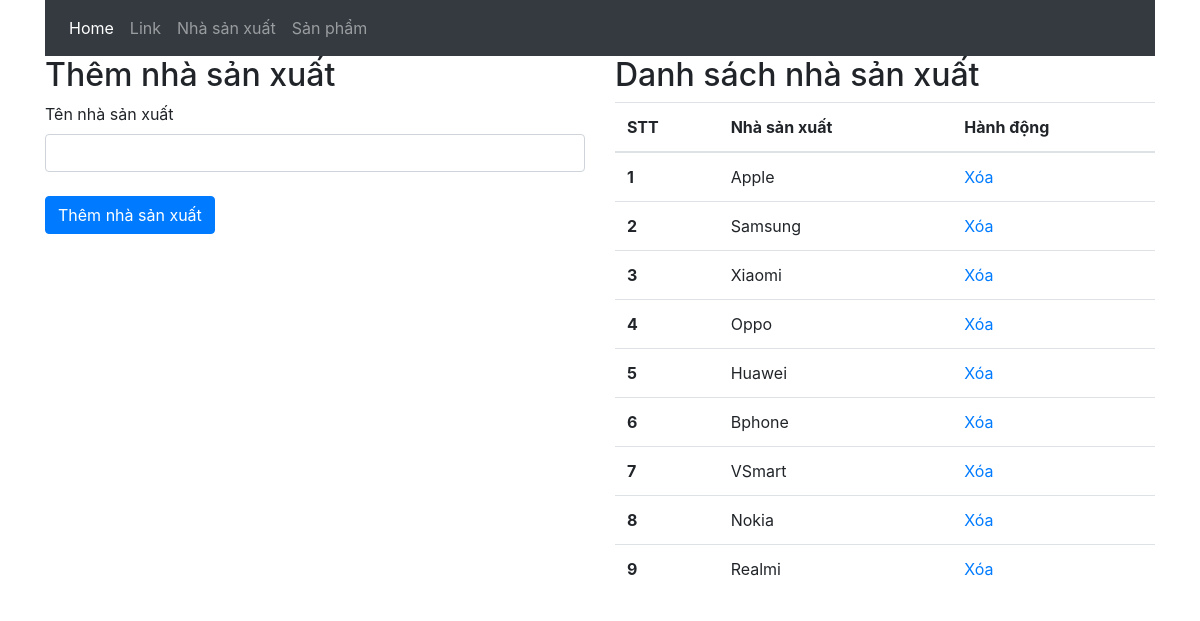
Screenshot of /admin/xulynsx.php with the database file from the repository.
### tables this page shows
CREATE TABLE `tbl_nhasanxuat` (
  `NhaSanXuat_id` int(11) NOT NULL,
  `TenNhaSanXuat` varchar(100) NOT NULL
);

### admin/xulynsx.php (the view, shortened to what this page needs)
<?php
    include("../DB/conn_DB.php");
?>
<!DOCTYPE html>
<html lang="en">
<head>
    <link rel="stylesheet" href="../css/bootstrap.css">
    <link rel="stylesheet" href="../ban_dien_thoai/css/all.css">
</head>
<body>
    <div class="container">
        <nav class="navbar navbar-expand-lg navbar-dark bg-dark">
            <div class="collapse navbar-collapse" id="navbarSupportedContent">
                <ul class="navbar-nav mr-auto">
                    <li class="nav-item active">
                        <a class="nav-link" href="../admin/dashboard.php">Home <span class="sr-only">(current)</span></a>
                    </li>
                    <li class="nav-item">
                        <a class="nav-link" href="#">Link</a>
                    </li>
                    <li class="nav-item">
                        <a class="nav-link" href="xulynsx.php">Nhà sản xuất</a>
                    </li>
                    <li class="nav-item">
                        <a class="nav-link" href="xulysanpham.php">Sản phẩm</a>
                    </li>
                </ul>
            </div>
        </nav>
    </div>
    <div class="container">
        <div class="row">
            <div class="col-md-6">
                <h2>Thêm nhà sản xuất</h2>
                <label for="">Tên nhà sản xuất</label>
                <form action="" method="POST">
                    <input type="text" class="form-control" name="nhasanxuat"><br>
                    <input type="submit" name="themnsx" value="Thêm nhà sản xuất" class="btn btn-primary">
                </form>
            </div>
            <div class="col-md-6">
                <h2>Danh sách nhà sản xuất</h2>
                <?php
                    $sql_select = mysqli_query($conn, "SELECT * FROM tbl_nhasanxuat")
                ?>
                <table class="table table-hover">
                    <thead>
                        <tr>
                            <th scope="col">STT</th>
                            <th scope="col">Nhà sản xuất</th>
                            <th scope="col">Hành động</th>
                        </tr>
                    </thead>
                    <tbody>
                        <?php
                            $i=0;
                            while($row_nsx = mysqli_fetch_array($sql_select)) {
                                $i++;
                        ?>
                        <tr>
                            <th scope="row"><?php echo $i ?></th>
                            <td><?php echo $row_nsx['TenNhaSanXuat'] ?></td>
                            <td><a href="?xoa=<?php echo $row_nsx['NhaSanXuat_id'] ?>" onclick ="return confirm('Bạn có muốn xóa?????');">Xóa</a></td>
                        </tr>
                        <?php
                            }
                        ?>
                    </tbody>
                </table>
            </div>
        </div>
    </div>
</body>
</html>

### rows the page displays
tbl_nhasanxuat: TenNhaSanXuat "Apple"
tbl_nhasanxuat: TenNhaSanXuat "Samsung"
tbl_nhasanxuat: TenNhaSanXuat "Xiaomi"
tbl_nhasanxuat: TenNhaSanXuat "Oppo"
tbl_nhasanxuat: TenNhaSanXuat "Huawei"
tbl_nhasanxuat: TenNhaSanXuat "Bphone"
tbl_nhasanxuat: TenNhaSanXuat "VSmart"
tbl_nhasanxuat: TenNhaSanXuat "Nokia"
tbl_nhasanxuat: TenNhaSanXuat "Realmi"
